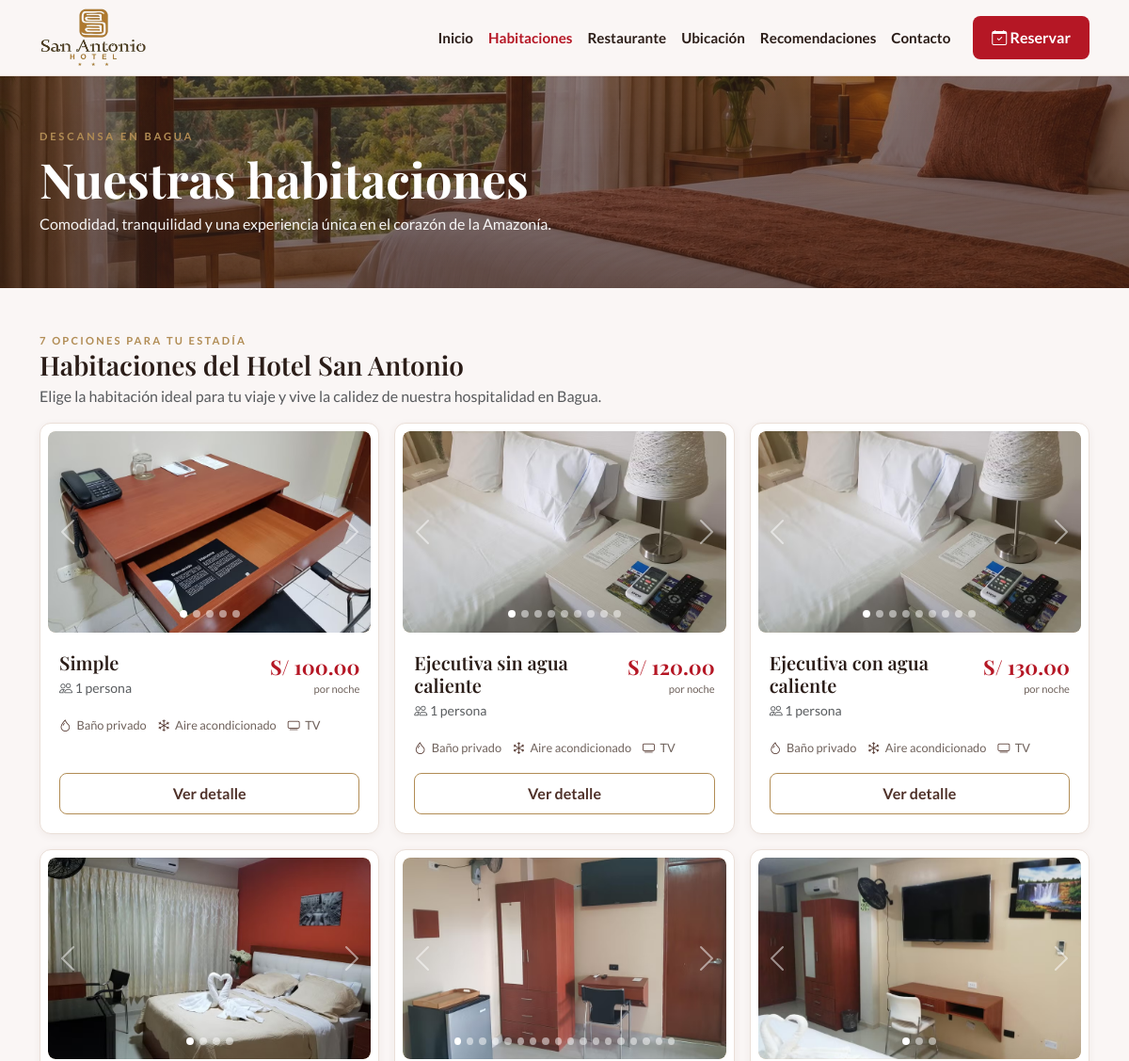
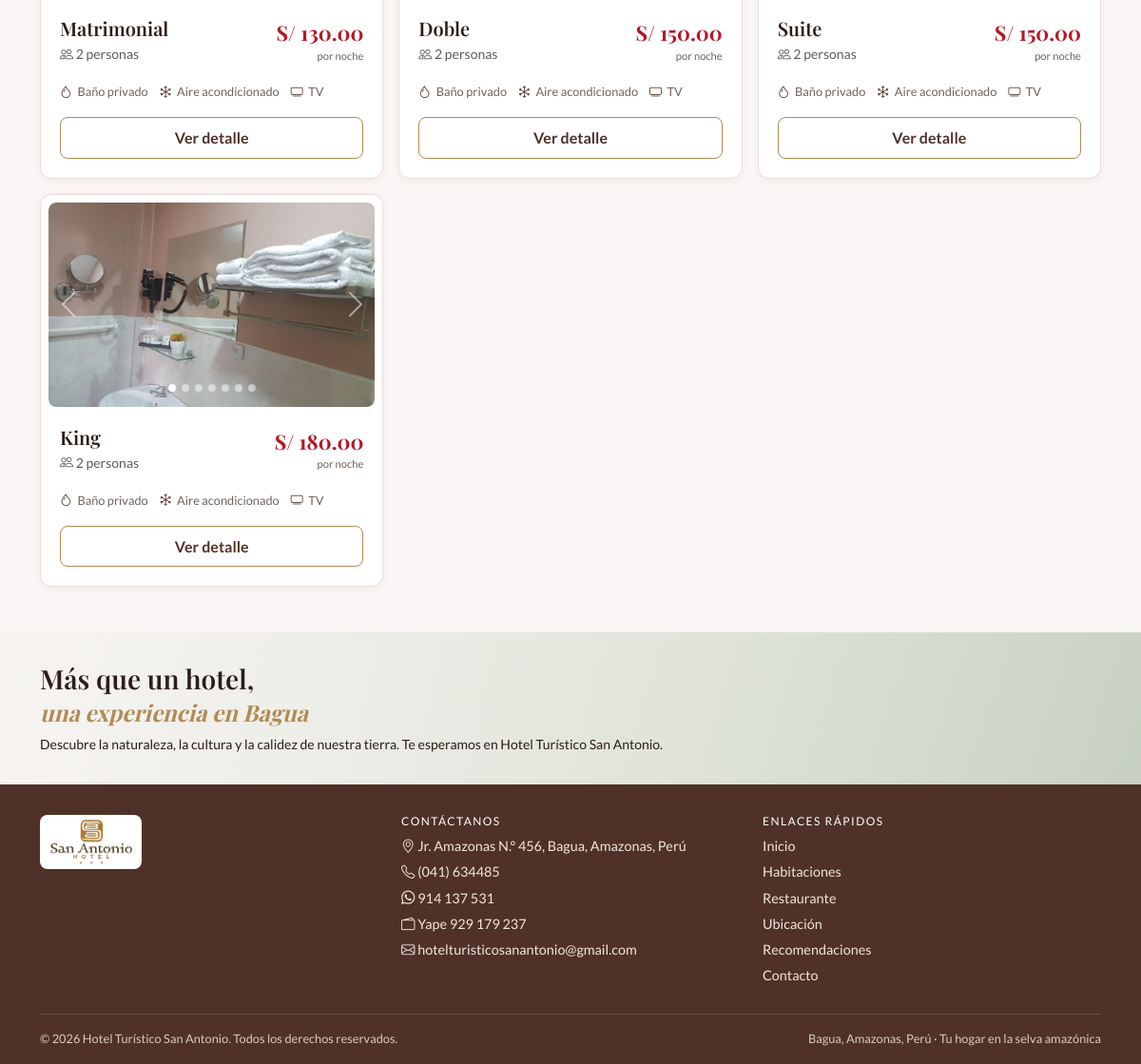
The app's page /publico/habitaciones.php with its own data (2 pictures, top to bottom).
### tables this page shows
CREATE TABLE tipo_habitacion (
    id             INT UNSIGNED AUTO_INCREMENT PRIMARY KEY,
    nombre         VARCHAR(40)   NOT NULL UNIQUE,
    descripcion    VARCHAR(255)  NOT NULL,
    detalle        TEXT          NULL,
    capacidad      TINYINT UNSIGNED NOT NULL,
    precio_noche   DECIMAL(8,2)  NOT NULL CHECK (precio_noche > 0),
    activo         TINYINT(1)    NOT NULL DEFAULT 1,
    created_at     TIMESTAMP     NOT NULL DEFAULT CURRENT_TIMESTAMP,
    updated_at     TIMESTAMP     NOT NULL DEFAULT CURRENT_TIMESTAMP ON UPDATE CURRENT_TIMESTAMP
);

CREATE TABLE servicio (
    id      INT UNSIGNED AUTO_INCREMENT PRIMARY KEY,
    nombre  VARCHAR(50) NOT NULL UNIQUE,
    icono   VARCHAR(30) NULL
);

### config/Autoload.php (called while the page is built, shortened)
<?php
spl_autoload_register(function (string $clase): void {
    $prefijo = "App\\";
    $carpetaBase = dirname(__DIR__) . "/src/";
    $ruta = $carpetaBase . str_replace("\\", "/", substr($clase, strlen($prefijo))) . ".php";
});

### src/Dao/Conexion.php (called while the page is built, shortened)
<?php
class Conexion
{
    private $host = "localhost";
    private $dbname = "daw2_hotel_san_antonio";
    private $user = "root";
    private $password = "";
    public function conectar(): \PDO
    {
        try {
            $dsn = "mysql:host=$this->host;dbname=$this->dbname;charset=utf8mb4";
            $conexion = new \PDO($dsn, $this->user, $this->password);
            $conexion->setAttribute(\PDO::ATTR_ERRMODE, \PDO::ERRMODE_EXCEPTION);
            $conexion->setAttribute(\PDO::ATTR_DEFAULT_FETCH_MODE, \PDO::FETCH_ASSOC);
            $conexion->setAttribute(\PDO::ATTR_EMULATE_PREPARES, false);
            return $conexion;
        } catch (\PDOException $e) {
            throw $e;
        }
    }
}

### src/Bo/Habitacion.php (called while the page is built, shortened)
<?php
class Habitacion
{
    public function tipos(?string $ingreso = null, ?string $salida = null): array
    {
        $tipoDao = new TipoHabitacionDAO();
        $libres = ($ingreso && $salida) ? $tipoDao->disponibles($ingreso, $salida) : null;
        return array_map(
            fn($t) => $this->aTipoDto($tipoDao, $t, $libres === null ? null : (int) ($libres[$t["id"]] ?? 0)),
            $tipoDao->listar()
        );
    }
    private function aTipoDto(TipoHabitacionDAO $dao, array $t, ?int $libres = null): TipoHabitacionDTO
    {
        return new TipoHabitacionDTO(
            $t["id"], $t["nombre"], $t["descripcion"], $t["detalle"] ?? "", $t["capacidad"], $t["precio_noche"],
            $dao->servicios($t["id"]), $dao->fotos($t["id"]), $libres
        );
    }
}

### src/Dao/Dao.php (called while the page is built, shortened)
<?php
abstract class Dao
{
    public function __construct(?\PDO $conn = null)
    {
        $this->conn = $conn ?? (new Conexion())->conectar();
    }
    protected function enlazar(\PDOStatement $stmt, array $valores): void
    {
        foreach ($valores as $marcador => $valor) {
            $tipo = match (true) {
                is_int($valor) => \PDO::PARAM_INT,
                is_bool($valor) => \PDO::PARAM_BOOL,
                $valor === null => \PDO::PARAM_NULL,
                default => \PDO::PARAM_STR,
            };
            $stmt->bindValue($marcador, $valor, $tipo);
        }
    }
}

### src/Dao/TipoHabitacion.php (called while the page is built, shortened)
<?php
class TipoHabitacion extends Dao
{
    public function listar(): array
    {
        $stmt = $this->conn->prepare("SELECT * FROM tipo_habitacion WHERE activo = 1 ORDER BY precio_noche, id");
        $stmt->execute();
        return $stmt->fetchAll();
    }
    public function servicios(int $tipoId): array
    {
        $stmt = $this->conn->prepare(
            "SELECT s.nombre, s.icono FROM servicio s
             JOIN tipo_servicio ts ON ts.servicio_id = s.id
             WHERE ts.tipo_id = :id ORDER BY s.id"
        );
        $this->enlazar($stmt, [":id" => $tipoId]);
        $stmt->execute();
        return $stmt->fetchAll();
    }
    public function fotos(int $tipoId): array
    {
        $stmt = $this->conn->prepare("SELECT ruta FROM foto_tipo_habitacion WHERE tipo_id = :id ORDER BY orden");
        $this->enlazar($stmt, [":id" => $tipoId]);
        $stmt->execute();
        return $stmt->fetchAll(\PDO::FETCH_COLUMN);
    }
}

### views/partes/ayudas.php (the view, shortened to what this page needs)
<?php
$base = rtrim(preg_replace("#/(publico|admin)$#", "", str_replace("\\", "/", dirname($_SERVER["SCRIPT_NAME"]))), "/") . "/";
function url(string $ruta): string
{
    global $base;
    return $base . $ruta;
}
function e($valor): string
{
    return htmlspecialchars((string) $valor, ENT_QUOTES, "UTF-8");
}
function soles($valor): string
{
    return "S/ " . number_format((float) $valor, 2);
}
function fechaGet(string $clave): string
{
    $valor = $_GET[$clave] ?? "";
    $fecha = DateTime::createFromFormat("!Y-m-d", $valor);
    return ($fecha && $fecha->format("Y-m-d") === $valor) ? $valor : "";
}
function carrusel(array $fotos, string $alt, string $icono = "bi-image", string $idBase = "carrusel"): void
{
    $id = $idBase . "-" . substr(md5($alt . implode("", $fotos)), 0, 8);
    echo '<div id="' . $id . '" class="carousel slide sa-carrusel" data-bs-ride="carousel">';
    echo '<div class="carousel-indicators">';
    foreach ($fotos as $i => $f) {
        echo '<button type="button" data-bs-target="#' . $id . '" data-bs-slide-to="' . $i . '"'
            . ($i === 0 ? ' class="active" aria-current="true"' : '')
            . ' aria-label="Foto ' . ($i + 1) . '"></button>';
    }
    echo '</div><div class="carousel-inner">';
    foreach ($fotos as $i => $f) {
        echo '<div class="carousel-item' . ($i === 0 ? ' active' : '') . '">';
        echo '<img class="sa-foto" src="' . e(url($f)) . '" alt="' . e($alt) . ' - foto ' . ($i + 1) . '" loading="lazy">';
        echo '</div>';
    }
    echo '</div>';
    echo '<button class="carousel-control-prev" type="button" data-bs-target="#' . $id . '" data-bs-slide="prev">'
        . '<span class="carousel-control-prev-icon" aria-hidden="true"></span><span class="visually-hidden">Anterior</span></button>';
    echo '<button class="carousel-control-next" type="button" data-bs-target="#' . $id . '" data-bs-slide="next">'
        . '<span class="carousel-control-next-icon" aria-hidden="true"></span><span class="visually-hidden">Siguiente</span></button>';
    echo '</div>';
}
function hero(string $titulo, string $texto = "", array $migas = [], string $etiqueta = "", string $claseExtra = ""): void
{
    echo '<section class="sa-hero' . ($claseExtra ? ' ' . e($claseExtra) : '') . '"><div class="container">';
    if ($etiqueta) {
        echo '<div class="etiqueta mb-2">' . e($etiqueta) . "</div>";
    }
    echo '<h1>' . e($titulo) . "</h1>";
    if ($texto) {
        echo '<p class="mt-2 mb-0">' . e($texto) . "</p>";
    }
    echo "</div></section>";
}
function tarjetaTipo(\App\Dto\TipoHabitacion $t, string $consulta = ""): void
{
    $sufijo = $consulta ? "&" . $consulta : "";
    echo '<div class="col-12 col-md-6 col-lg-4"><article class="sa-card h-100 d-flex flex-column">';
    echo '<div class="p-2 pb-0">';
    carrusel($t->fotos, "Habitación " . $t->nombre, "bi-house-heart", "tarjeta-" . $t->id);
    echo '</div><div class="sa-card-cuerpo d-flex flex-column flex-grow-1">';
    echo '<div class="d-flex justify-content-between align-items-start gap-2"><div>';
    echo '<h3 class="h5 mb-1">' . e($t->nombre) . '</h3>';
    echo '<div class="text-muted small"><i class="bi bi-people"></i> ' . $t->capacidad . ($t->capacidad === 1 ? " persona" : " personas") . '</div>';
    echo '</div><div class="sa-precio">' . soles($t->precioNoche) . '<small>por noche</small></div></div>';
    echo '<div class="my-3">';
    foreach (array_slice($t->servicios, 0, 3) as $s) {
        echo '<span class="sa-servicio"><i class="bi ' . e($s["icono"]) . '"></i>' . e($s["nombre"]) . '</span>';
    }
    echo '</div><div class="mt-auto">';
    echo '<a class="btn-linea d-block text-center text-decoration-none" href="' . e(url("publico/habitacion.php")) . '?id=' . $t->id . $sufijo . '">Ver detalle</a>';
    echo '</div></div></article></div>';
}

### publico/habitaciones.php (shortened to what this page needs)
<?php
require __DIR__ . "/../config/Autoload.php";
require_once __DIR__ . "/../views/partes/ayudas.php";
$ingreso = fechaGet("ingreso");
$salida = fechaGet("salida");
$rangoValido = $ingreso && $salida && $salida > $ingreso;
$tipos = (new HabitacionBO())->tipos($rangoValido ? $ingreso : null, $rangoValido ? $salida : null);
require __DIR__ . "/../views/partes/cabecera.php";
hero("Nuestras habitaciones", "Comodidad, tranquilidad y una experiencia única en el corazón de la Amazonía.", [], "Descansa en Bagua", "sa-hero-foto-habitaciones");
?>
<main class="container py-5">
    <div class="sa-subtitulo"><?= count($tipos) === 1 ? "Una opción" : count($tipos) . " opciones" ?> para tu estadía</div>
    <h2 class="h3 mb-1">Habitaciones del Hotel San Antonio</h2>
    <p class="text-muted">Elige la habitación ideal para tu viaje y vive la calidez de nuestra hospitalidad en Bagua.</p>
    <div class="row g-3">
        <?php foreach ($tipos as $t) {
            tarjetaTipo($t, $consulta);
        } ?>
    </div>
</main>
<?php require __DIR__ . "/../views/partes/pie.php" ?>

### records on screen
tipo_habitacion: nombre "Simple", capacidad "1", shows "persona", precio_noche "S/ 100.00"
servicio: nombre "Baño privado"
servicio: nombre "Aire acondicionado"
servicio: nombre "TV"
tipo_habitacion: nombre "Ejecutiva sin agua caliente", capacidad "1", shows "persona", precio_noche "S/ 120.00"
tipo_habitacion: nombre "Ejecutiva con agua caliente", capacidad "1", shows "persona", precio_noche "S/ 130.00"
tipo_habitacion: nombre "Matrimonial", capacidad "2", shows "personas", precio_noche "S/ 130.00"
tipo_habitacion: nombre "Doble", capacidad "2", shows "personas", precio_noche "S/ 150.00"
tipo_habitacion: nombre "Suite", capacidad "2", shows "personas", precio_noche "S/ 150.00"
tipo_habitacion: nombre "King", capacidad "2", shows "personas", precio_noche "S/ 180.00"

### other values on screen
$texto "Inicio"
$texto "Habitaciones"
$texto "Restaurante"
$texto "Ubicación"
$texto "Recomendaciones"
$texto "Contacto"
$etiqueta "DESCANSA EN BAGUA"
$titulo "Nuestras habitaciones"
$texto "Comodidad, tranquilidad y una experiencia única en el corazón de la Amazonía."
count($tipos) "7"
$hotel["direccion"] "Jr. Amazonas N.° 456, Bagua, Amazonas, Perú"
$hotel["telefono"] "(041) 634485"
$hotel["whatsapp_texto"] "914 137 531"
$hotel["yape"] "929 179 237"
$hotel["correo"] "hotelturisticosanantonio@gmail.com"
